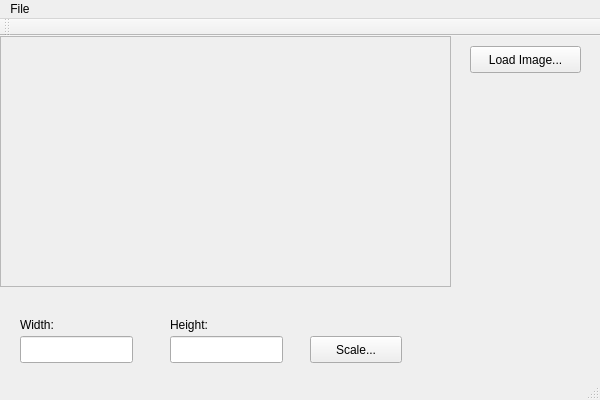
<?xml version="1.0" encoding="UTF-8"?>
<ui version="4.0">
 <class>MainWindow</class>
 <widget class="QMainWindow" name="MainWindow">
  <property name="geometry">
   <rect>
    <x>0</x>
    <y>0</y>
    <width>600</width>
    <height>400</height>
   </rect>
  </property>
  <property name="windowTitle">
   <string>MainWindow</string>
  </property>
  <widget class="QWidget" name="centralWidget">
   <widget class="QPushButton" name="btnLoadImage">
    <property name="geometry">
     <rect>
      <x>470</x>
      <y>10</y>
      <width>111</width>
      <height>27</height>
     </rect>
    </property>
    <property name="text">
     <string>Load Image...</string>
    </property>
   </widget>
   <widget class="QLabel" name="displayPane">
    <property name="geometry">
     <rect>
      <x>0</x>
      <y>0</y>
      <width>66</width>
      <height>21</height>
     </rect>
    </property>
    <property name="text">
     <string/>
    </property>
   </widget>
   <widget class="QScrollArea" name="displayPaneArea">
    <property name="geometry">
     <rect>
      <x>0</x>
      <y>0</y>
      <width>451</width>
      <height>251</height>
     </rect>
    </property>
    <property name="widgetResizable">
     <bool>true</bool>
    </property>
    <widget class="QWidget" name="scrollAreaWidgetContents">
     <property name="geometry">
      <rect>
       <x>0</x>
       <y>0</y>
       <width>449</width>
       <height>249</height>
      </rect>
     </property>
     <widget class="QWidget" name="gridLayoutWidget">
      <property name="geometry">
       <rect>
        <x>0</x>
        <y>0</y>
        <width>160</width>
        <height>80</height>
       </rect>
      </property>
      <layout class="QGridLayout" name="displayPaneLayout"/>
     </widget>
    </widget>
   </widget>
   <widget class="QLineEdit" name="txtWidth">
    <property name="geometry">
     <rect>
      <x>20</x>
      <y>300</y>
      <width>113</width>
      <height>27</height>
     </rect>
    </property>
   </widget>
   <widget class="QLineEdit" name="txtHeight">
    <property name="geometry">
     <rect>
      <x>170</x>
      <y>300</y>
      <width>113</width>
      <height>27</height>
     </rect>
    </property>
   </widget>
   <widget class="QPushButton" name="btnScaleImage">
    <property name="geometry">
     <rect>
      <x>310</x>
      <y>300</y>
      <width>92</width>
      <height>27</height>
     </rect>
    </property>
    <property name="text">
     <string>Scale...</string>
    </property>
   </widget>
   <widget class="QLabel" name="lblWidth">
    <property name="geometry">
     <rect>
      <x>20</x>
      <y>280</y>
      <width>59</width>
      <height>17</height>
     </rect>
    </property>
    <property name="text">
     <string>Width:</string>
    </property>
   </widget>
   <widget class="QLabel" name="lblHeight">
    <property name="geometry">
     <rect>
      <x>170</x>
      <y>280</y>
      <width>59</width>
      <height>17</height>
     </rect>
    </property>
    <property name="text">
     <string>Height:</string>
    </property>
   </widget>
  </widget>
  <widget class="QMenuBar" name="menuBar">
   <property name="geometry">
    <rect>
     <x>0</x>
     <y>0</y>
     <width>600</width>
     <height>25</height>
    </rect>
   </property>
   <widget class="QMenu" name="menuMenu">
    <property name="title">
     <string>File</string>
    </property>
    <addaction name="actionExit"/>
    <addaction name="separator"/>
   </widget>
   <addaction name="menuMenu"/>
  </widget>
  <widget class="QToolBar" name="mainToolBar">
   <attribute name="toolBarArea">
    <enum>TopToolBarArea</enum>
   </attribute>
   <attribute name="toolBarBreak">
    <bool>false</bool>
   </attribute>
  </widget>
  <widget class="QStatusBar" name="statusBar"/>
  <action name="BotaoFecha">
   <property name="text">
    <string>fechar</string>
   </property>
  </action>
  <action name="actionRand">
   <property name="text">
    <string>Rand</string>
   </property>
  </action>
  <action name="actionExit">
   <property name="text">
    <string>Exit</string>
   </property>
  </action>
 </widget>
 <layoutdefault spacing="6" margin="11"/>
 <resources/>
 <connections/>
</ui>
